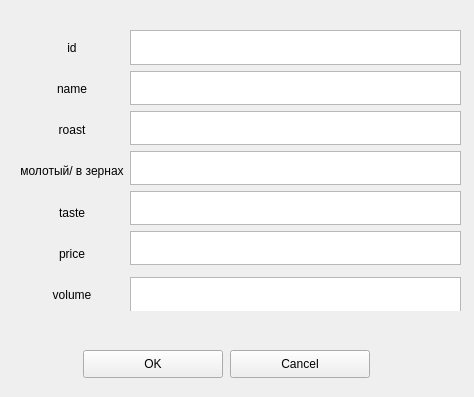
<?xml version="1.0" encoding="UTF-8"?>
<ui version="4.0">
 <class>editForm</class>
 <widget class="QWidget" name="editForm">
  <property name="windowModality">
   <enum>Qt::WindowModal</enum>
  </property>
  <property name="geometry">
   <rect>
    <x>0</x>
    <y>0</y>
    <width>474</width>
    <height>397</height>
   </rect>
  </property>
  <property name="windowTitle">
   <string>Редактирование</string>
  </property>
  <widget class="QPushButton" name="okButton">
   <property name="geometry">
    <rect>
     <x>83</x>
     <y>350</y>
     <width>140</width>
     <height>28</height>
    </rect>
   </property>
   <property name="text">
    <string>OK</string>
   </property>
  </widget>
  <widget class="QPushButton" name="cancelButton">
   <property name="geometry">
    <rect>
     <x>230</x>
     <y>350</y>
     <width>140</width>
     <height>28</height>
    </rect>
   </property>
   <property name="text">
    <string>Cancel</string>
   </property>
  </widget>
  <widget class="QWidget" name="layoutWidget">
   <property name="geometry">
    <rect>
     <x>20</x>
     <y>30</y>
     <width>441</width>
     <height>281</height>
    </rect>
   </property>
   <layout class="QGridLayout" name="gridLayout">
    <item row="4" column="1">
     <widget class="QTextEdit" name="textEdit_taste"/>
    </item>
    <item row="1" column="1">
     <widget class="QTextEdit" name="textEdit_name"/>
    </item>
    <item row="0" column="1">
     <widget class="QTextEdit" name="textEdit_id"/>
    </item>
    <item row="2" column="1">
     <widget class="QTextEdit" name="textEdit_roast"/>
    </item>
    <item row="0" column="0" rowspan="8">
     <layout class="QVBoxLayout" name="verticalLayout">
      <item>
       <widget class="QLabel" name="label_id">
        <property name="layoutDirection">
         <enum>Qt::RightToLeft</enum>
        </property>
        <property name="text">
         <string>id</string>
        </property>
        <property name="alignment">
         <set>Qt::AlignCenter</set>
        </property>
       </widget>
      </item>
      <item>
       <widget class="QLabel" name="label_name">
        <property name="layoutDirection">
         <enum>Qt::RightToLeft</enum>
        </property>
        <property name="text">
         <string>name</string>
        </property>
        <property name="alignment">
         <set>Qt::AlignCenter</set>
        </property>
       </widget>
      </item>
      <item>
       <widget class="QLabel" name="label_roast">
        <property name="layoutDirection">
         <enum>Qt::RightToLeft</enum>
        </property>
        <property name="text">
         <string>roast</string>
        </property>
        <property name="alignment">
         <set>Qt::AlignCenter</set>
        </property>
       </widget>
      </item>
      <item>
       <widget class="QLabel" name="label_ground">
        <property name="layoutDirection">
         <enum>Qt::RightToLeft</enum>
        </property>
        <property name="text">
         <string>молотый/ в зернах</string>
        </property>
        <property name="alignment">
         <set>Qt::AlignCenter</set>
        </property>
       </widget>
      </item>
      <item>
       <widget class="QLabel" name="label_taste">
        <property name="layoutDirection">
         <enum>Qt::RightToLeft</enum>
        </property>
        <property name="text">
         <string>taste</string>
        </property>
        <property name="alignment">
         <set>Qt::AlignCenter</set>
        </property>
       </widget>
      </item>
      <item>
       <widget class="QLabel" name="label_price_3">
        <property name="layoutDirection">
         <enum>Qt::RightToLeft</enum>
        </property>
        <property name="text">
         <string>price</string>
        </property>
        <property name="alignment">
         <set>Qt::AlignCenter</set>
        </property>
       </widget>
      </item>
      <item>
       <widget class="QLabel" name="label_volume">
        <property name="layoutDirection">
         <enum>Qt::RightToLeft</enum>
        </property>
        <property name="text">
         <string>volume</string>
        </property>
        <property name="alignment">
         <set>Qt::AlignCenter</set>
        </property>
       </widget>
      </item>
     </layout>
    </item>
    <item row="3" column="1">
     <widget class="QTextEdit" name="textEdit_ground"/>
    </item>
    <item row="5" column="1">
     <widget class="QTextEdit" name="textEdit_price"/>
    </item>
    <item row="7" column="1">
     <widget class="QTextEdit" name="textEdit_volume"/>
    </item>
   </layout>
  </widget>
 </widget>
 <resources/>
 <connections/>
</ui>
